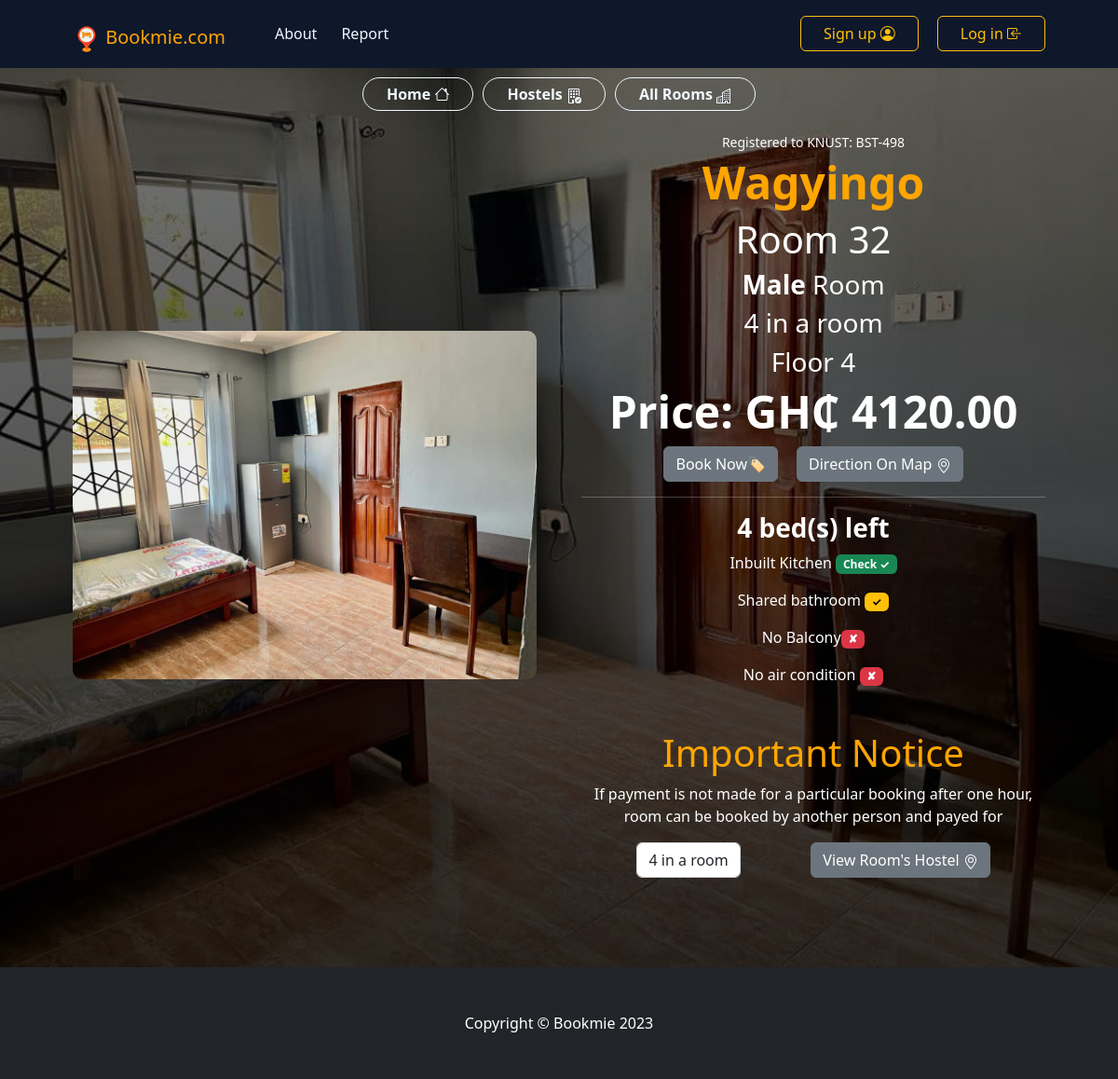
The app's page /rooms/room-profile/d10c203d-1510-4e17-a322-0b30bbaadd7e/, older data.
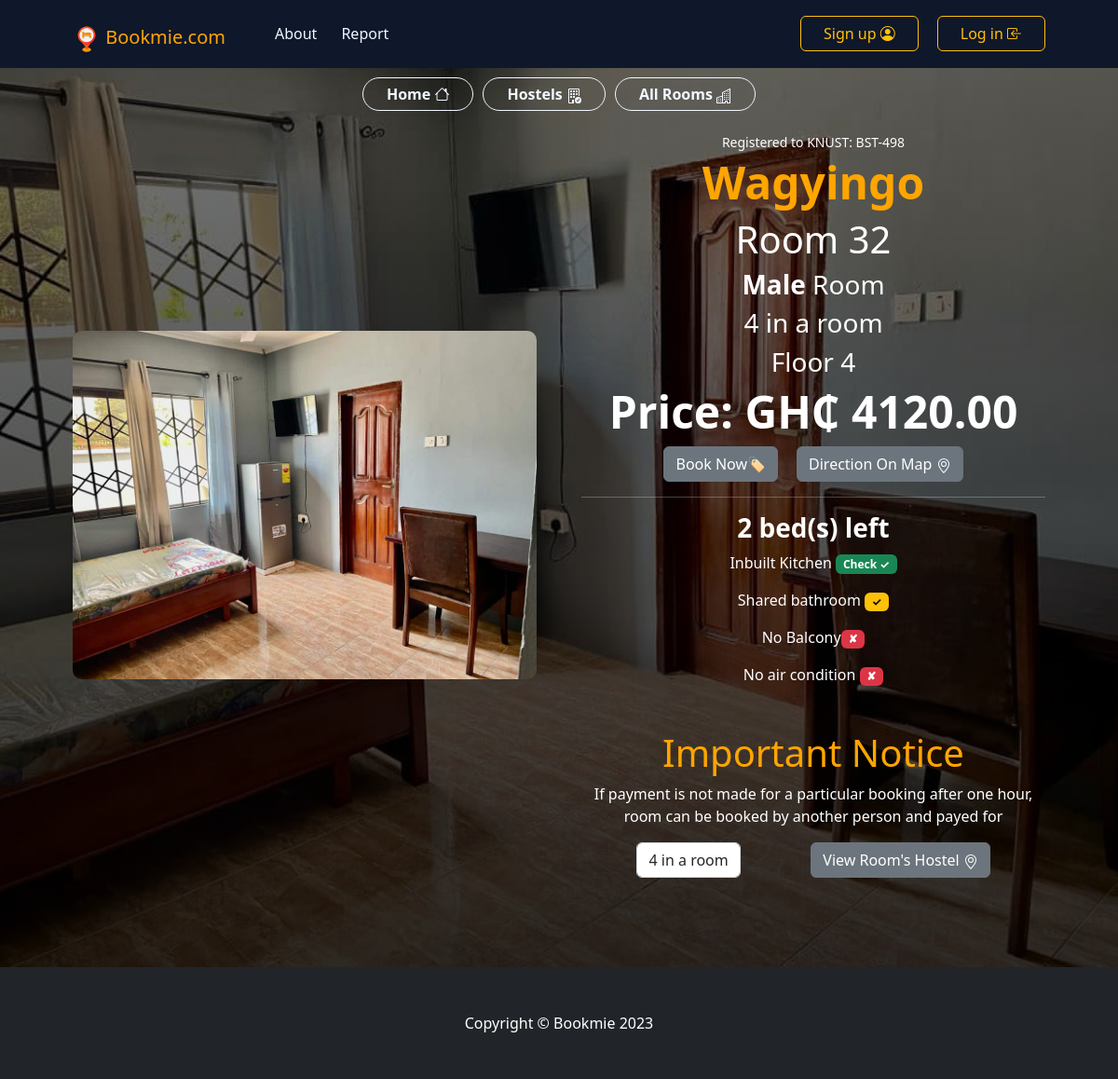
The same page, newer data.
### rooms_app/models.py (models this page shows, shortened)
class RoomProfile(models.Model):
    room_no = models.CharField(max_length=20,default=000,
                               verbose_name='Room number')
    floor_no = models.IntegerField(default=0,
                                verbose_name='Floor number')
    room_id = models.UUIDField(primary_key=True, default=uuid.uuid4, editable=False, unique=True)
    hostel = models.ForeignKey(HostelProfile, on_delete=models.CASCADE,
                               related_name='rooms')
    campus = models.ForeignKey(CampusProfile, on_delete=models.SET_NULL,
                                verbose_name="Campus where Room is located",
                                null=True)
    room_capacity = models.PositiveIntegerField(default=4)
    bed_space_left = models.IntegerField(default=0)
    gender = models.CharField(max_length=20,
                            choices=[('female','female'),('male','male')],
                            verbose_name="Gender of room",
                            default="male")
    room_price = models.DecimalField(blank=False, decimal_places=2, max_digits=8)
    ptf_room_price = models.DecimalField(default=0.0, editable=False, decimal_places=2, max_digits=8)
    previous_price_check = models.DecimalField(blank=True, editable=False,
                                      null=True, decimal_places=2, max_digits=7)
    rating = models.IntegerField(choices=rating ,blank=False,
                                 default='⭐', )
    booking_count = models.PositiveIntegerField(default=0)
    booking_occupied = models.BooleanField(default=False)
    platform_occupied = models.BooleanField(default=False)
    occupied = models.BooleanField(default=False)
    inbuilt_kitchen = models.BooleanField(default=False)
    """ if room does not contain bathroom then it is shared """
    inbuilt_bathroom = models.BooleanField(default=False)
    inbuilt_balcony = models.BooleanField(default=False)
    air_condition = models.BooleanField(default=False)
    class Meta:
        db_table = "room_profiles"

### hostel_app/models.py (models this page shows, shortened)
class HostelProfile(models.Model):
    hostel_name = models.CharField(max_length=50)
    hostel_id = models.UUIDField(default=uuid.uuid4,
                                 editable=False, unique=True)
    hostel_code = models.CharField(max_length=100,
                                   null=True, blank=True,
                                   unique=True)
    hostel_image = models.ImageField(upload_to='HostelProfiles',
                                      default='unavailable.jpg')
    hostel_manager_profile_picture = models.ImageField(default="unknown_profile.jpg", upload_to="ManagersProfilePictures")
    room_image =  models.ImageField(upload_to='RoomImages',verbose_name="Image of one room",
                                      default='unavailable.jpg')
    category = models.CharField(max_length=15,
                                    verbose_name='type',default='Hostel',
                                    blank=False, choices=category)
    rating = models.IntegerField(choices=rating, verbose_name='Stars',
                                       default=1)
    price_range = models.CharField(max_length=50,
                                   default='unavailable',
                                   blank=True)
    number_of_rooms = models.IntegerField(default=5)
    campus = models.ForeignKey(CampusProfile, on_delete=models.SET_NULL, null=True)
    hostel_manager = models.OneToOneField(CustomUser, on_delete=models.SET_NULL,
                                          related_name='hostels', null=True,)
    hostel_email = models.EmailField(blank=True)
    account_number = models.CharField(max_length=70,
                                      default='unavailable',)
    bank_code = models.CharField(max_length=50, choices=Banks ,default='unavailable')
    mobile_money = models.CharField(max_length=14,
                                    default='unavailable',)
    manager_contact = models.CharField(max_length=10, blank=True,
                                       verbose_name="Manager's Contact")
    hostel_contact = models.CharField(max_length=10, verbose_name="Hostel's Contact")
    other_contact = models.CharField(max_length=10, blank=True)
    location = models.CharField(max_length=500, default="location unavailable")
    main_website = models.URLField(null=True, blank=True,
                                verbose_name='Hostel Website')
    verified = models.BooleanField(default=False)
    occupied = models.BooleanField(default=False)
    address = map_fields.AddressField(max_length=200, blank=True, null=True)
    geolocation = map_fields.GeoLocationField(max_length=500, blank=True, null=True)
    facilities = models.TextField(default="unavailable")
    class Meta:
        db_table = 'hostel_profiles'
        ordering = ('-hostel_name',)

### campus_app/models.py (models this page shows, shortened)
class CampusProfile(models.Model):
    campus_name = models.CharField(max_length=100)
    alias_name =  models.CharField(max_length=100, blank=True, null=True)
    campus_code = models.CharField(max_length=100, unique=True)
    flag = models.ImageField(default='defaultFlag.jpg', upload_to='CampusFlag')
    available_on_campus = models.BooleanField(default=False)
    location = models.CharField(max_length=255, null=True, blank=True)
    address = map_fields.AddressField(max_length=200, blank=True, null=True)
    geolocation = map_fields.GeoLocationField(max_length=500, blank=True, null=True)

### rooms_app/views.py (the view)
# urls.py: path('room-profile/<str:room_id>/', views.room_profile, name='profile' ),
def room_profile(request, room_id):
    room = RoomProfile.objects.get(room_id=room_id)
    room_bookers = Booking.objects.filter(room=room).all()
    return render(request, 'room_profile.html', {'room':room, 'room_bookers':room_bookers})

### templates/room_profile.html (shortened to what the changed rows need)
{% load static %}
<!DOCTYPE html>
<html lang="en">
    <head>
        <link href="https://cdn.jsdelivr.net/npm/bootstrap-icons@1.5.0/font/bootstrap-icons.css" rel="stylesheet" />
        <link href="{% static 'profileStaticfiles/css/styles.css' %}" rel="stylesheet" />
    </head>
    <body>
        <nav class="nav navbar navbar-expand-lg navbar-light">
            <div class="container px-4 px-lg-5">
                <h1><a class="navbar-brand" href="{% url 'core:index' %}" style="color: orange;"><img src="{% static 'home/images/favicon.ico' %}" alt="" style="height: 30px; width: 30px;"> Bookmie.com</a></h1>
            </div>
        </nav>
        <section class="py-5 section" style="color: white;">
            <div class="container px-4 px-lg-5 my-5">
                <div class="row gx-4 gx-lg-5 align-items-center">
                    <div class="col-md-6"><a href="{{ room.hostel.room_image.url }}"><img class="card-img-top mb-5 mb-md-0 img" src="{{ room.hostel.room_image.url}}" alt="..." /></a></div>
                    <div class="col-md-6 text-center">
                        <div class="small mb-1">Registered to {{ room.campus.alias_name.upper}}: BST-498</div>
                        <h3 class="display-5 fw-bolder" style="color: orange;">{{ room.hostel.hostel_name }}</h3>
                        <h1>Room {{ room.room_no }}</h1>
                        <h3><b>{{ room.gender.capitalize }}</b> Room</h3>
                        <h3>{{ room.room_capacity }} in a room</h3>
                        <h3>Floor {{ room.floor_no }}</h3>
                        <h1 class="display-5 fw-bolder"> Price: GH&#8373; {{ room.ptf_room_price }}</h1>
                        <div class="d-flex" style="width: fit-content; margin: auto; gap: 20px;">
                        <form action="{% url 'core:booking' %}" method="POST" style="margin: auto;">
                        </form>
                        <a href="{% url 'maps:hostel-direction' room.hostel.hostel_id %}">
                        </a>
                        </div>
                        <hr>
                        <h3 class="fw-bolder">{{ room.bed_space_left}} bed(s) left</h3>
                        {% if room.inbuilt_kitchen %}
                            <p>Inbuilt Kitchen <span class="badge text-bg-success">Check &#x2713;</span></p>
                        {% else %}
                            <p>No Inside Kitchen/Shared Kitchen <span class="badge text-bg-danger">&#x2718;</span></p>
                        {% endif %}
                        {% if room.inbuilt_bathroom %}
                            <p>Personal Bathrooom <span class="badge text-bg-success">Check &#x2713;</span></p>
                        {% else %}
                            <p>Shared bathroom <span class="badge text-bg-warning">&#x2713;</span></p>
                        {% endif %}
                        {% if room.inbuilt_balcony %}
                            <p>Inbuilt Balcony<span class="badge text-bg-success">Check &#x2713;</span></p>
                        {% else %}
                        <p>No Balcony<span class="badge text-bg-danger"> &#x2718;</span></p>
                        {% endif %}
                        {% if room.air_condition %}
                            <p>Air condition <span class="badge text-bg-success">Check &#x2713;</span></p>
                        {% else %}
                            <p>No air condition <span class="badge text-bg-danger">&#x2718;</span></p>
                        {% endif %}
                        <p class="lead"><h1 style="color: orange;">Important Notice</h1>
                        If payment is not made for a particular booking after one hour, room can be booked by another person and payed for</p>
                        <div class="d-flex">
                            <input class="form-control text-center me-3" id="inputQuantity" value="{{ room.room_capacity }} in a room" style="max-width: 7rem; margin: auto" />
                        <a href="{% url 'hostels:profile' room.hostel.hostel_id %}" style="margin: auto;">
                            <button class="btn btn-secondary" type="submit">
                            </button>
                        </a>
                        </div>
                    </div>
                </div>
            </div>
        </section>
    </body>
</html>

Row changes from the older to the newer data that the page shows:
changed RoomProfile "Male": bed_space_left "4" → "2"
